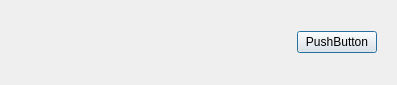
<?xml version="1.0" encoding="UTF-8"?>
<ui version="4.0">
 <class>FindSuccessDlg</class>
 <widget class="QDialog" name="FindSuccessDlg">
  <property name="geometry">
   <rect>
    <x>0</x>
    <y>0</y>
    <width>397</width>
    <height>81</height>
   </rect>
  </property>
  <property name="windowTitle">
   <string>FindSuccessDlg</string>
  </property>
  <layout class="QVBoxLayout" name="verticalLayout">
   <item>
    <widget class="QWidget" name="widget" native="true">
     <layout class="QHBoxLayout" name="horizontalLayout">
      <item>
       <widget class="QLabel" name="head_lb">
        <property name="minimumSize">
         <size>
          <width>45</width>
          <height>45</height>
         </size>
        </property>
        <property name="text">
         <string/>
        </property>
       </widget>
      </item>
      <item>
       <widget class="QLabel" name="name_lb">
        <property name="minimumSize">
         <size>
          <width>45</width>
          <height>45</height>
         </size>
        </property>
        <property name="text">
         <string/>
        </property>
       </widget>
      </item>
      <item>
       <spacer name="horizontalSpacer">
        <property name="orientation">
         <enum>Qt::Horizontal</enum>
        </property>
        <property name="sizeHint" stdset="0">
         <size>
          <width>175</width>
          <height>20</height>
         </size>
        </property>
       </spacer>
      </item>
      <item>
       <widget class="ClickedBtn2" name="add_friend_btn">
        <property name="text">
         <string>PushButton</string>
        </property>
       </widget>
      </item>
     </layout>
    </widget>
   </item>
  </layout>
 </widget>
 <customwidgets>
  <customwidget>
   <class>ClickedBtn2</class>
   <extends>QPushButton</extends>
   <header location="global">clickedbtn2.h</header>
  </customwidget>
 </customwidgets>
 <resources/>
 <connections/>
</ui>
